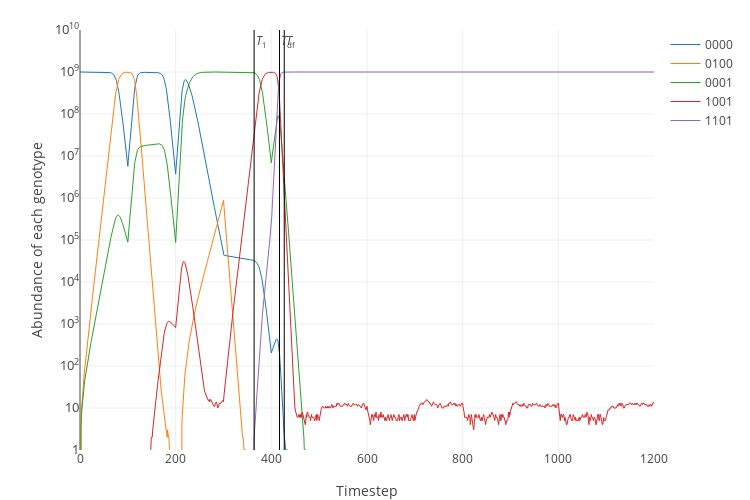

Here is the notebook cell this chart was saved with:
### Markdown cell above
## The effects of population size on switching

By default we have been running simulations with the carrying capacity (and initial population of the seed genotype) set to 10^9.

Let us consider switching between between AMC and AM at a frequency of 100 timesteps.

### Code cell
landscape1 = dataset2.loc['AMC'].tolist()
landscape2 = dataset2.loc['AM'].tolist()

plot_simulation(simulate([landscape1, landscape2], frequency=100))

### Figure 1 — Plotly figure (JSON) as saved in the notebook; plotly's stock layout.template omitted (floating-point values rounded to 4 significant figures; data arrays with more than 128 entries replaced by an {"elided": "..."} marker saying what was removed)
{"data": [{"line": {"width": 1}, "name": "0000", "type": "scatter", "uid": "97b3c4ee-d25d-11e8-8977-001ec21b2620", "x": {"elided": "1201 int values"}, "y": {"elided": "1201 int values"}}, {"line": {"width": 1}, "name": "0100", "type": "scatter", "uid": "97b3c87a-d25d-11e8-985b-001ec21b2620", "x": {"elided": "1201 int values"}, "y": {"elided": "1201 int values"}}, {"line": {"width": 1}, "name": "0001", "type": "scatter", "uid": "97b3caca-d25d-11e8-abeb-001ec21b2620", "x": {"elided": "1201 int values"}, "y": {"elided": "1201 int values"}}, {"line": {"width": 1}, "name": "1001", "type": "scatter", "uid": "97b3cd0c-d25d-11e8-b9b4-001ec21b2620", "x": {"elided": "1201 int values"}, "y": {"elided": "1201 int values"}}, {"line": {"width": 1}, "name": "1101", "type": "scatter", "uid": "97b3cf48-d25d-11e8-9a4e-001ec21b2620", "x": {"elided": "1201 int values"}, "y": {"elided": "1201 int values"}}, {"line": {"color": "black", "width": 1}, "mode": "lines", "name": "T_1", "showlegend": false, "type": "scatter", "uid": "97b3d178-d25d-11e8-8bac-001ec21b2620", "x": [364, 364], "y": [0, 10000000000]}, {"line": {"color": "black", "width": 1}, "mode": "lines", "name": "T_d", "showlegend": false, "type": "scatter", "uid": "97b3d3b4-d25d-11e8-bbdc-001ec21b2620", "x": [417, 417], "y": [0, 10000000000]}, {"line": {"color": "black", "width": 1}, "mode": "lines", "name": "T_f", "showlegend": false, "type": "scatter", "uid": "97b3d5d8-d25d-11e8-aeac-001ec21b2620", "x": [427, 427], "y": [0, 10000000000]}], "layout": {"annotations": [{"showarrow": false, "text": "<i>T</i><sub>1</sub>", "x": 364, "xanchor": "left", "xref": "x", "y": 9.75, "yref": "y"}, {"showarrow": false, "text": "<i>T</i><sub>d</sub>", "x": 417, "xanchor": "left", "xref": "x", "y": 9.75, "yref": "y"}, {"showarrow": false, "text": "<i>T</i><sub>f</sub>", "x": 427, "xanchor": "left", "xref": "x", "y": 9.75, "yref": "y"}], "height": 500, "margin": {"b": 50, "t": 30}, "width": 750, "xaxis": {"title": "Timestep"}, "yaxis": {"exponentformat": "power", "range": [0, 10], "tickfont": {"size": 10}, "title": "Abundance of each genotype", "type": "log"}}}
